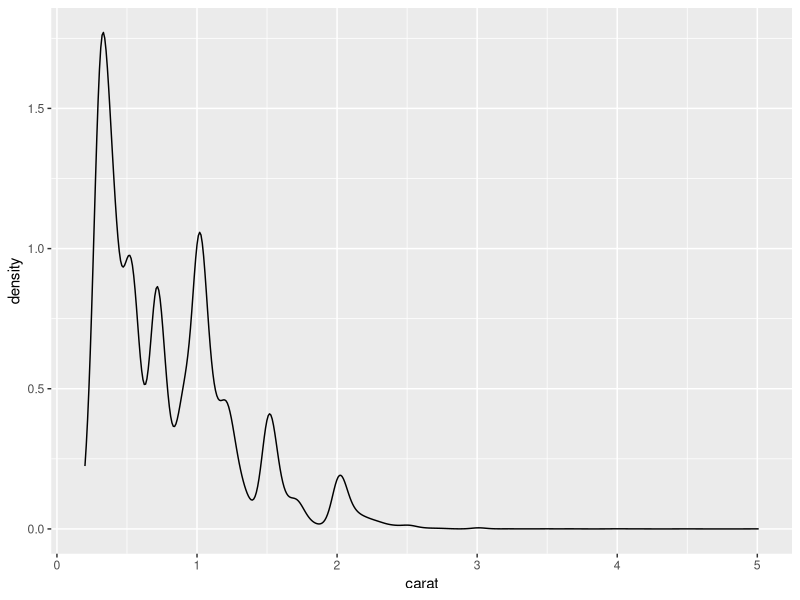
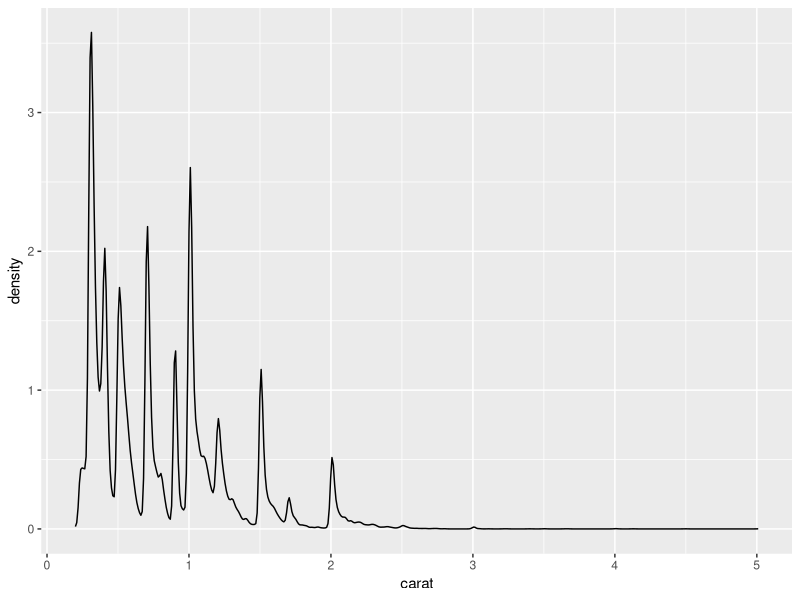
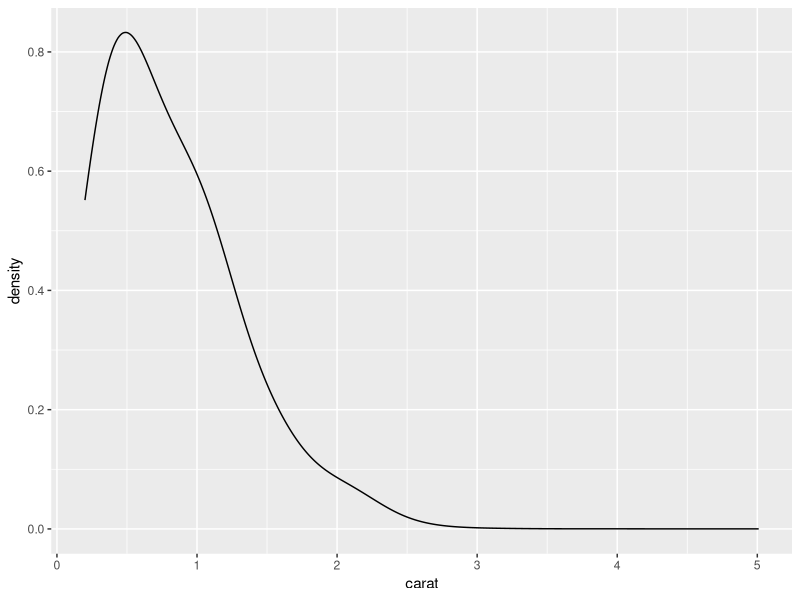
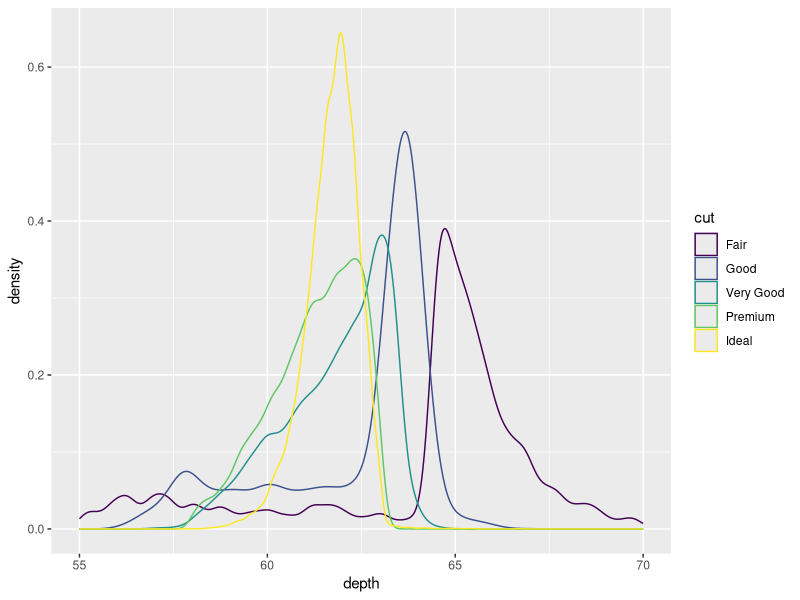
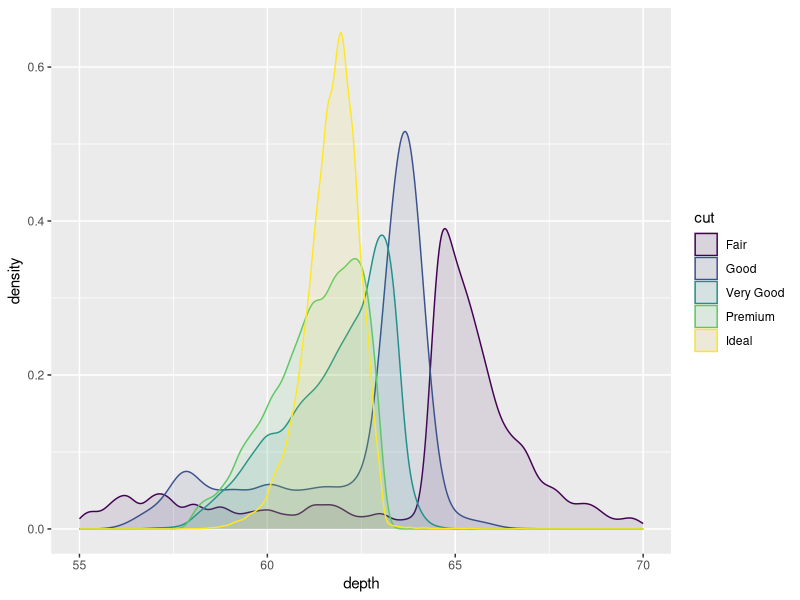
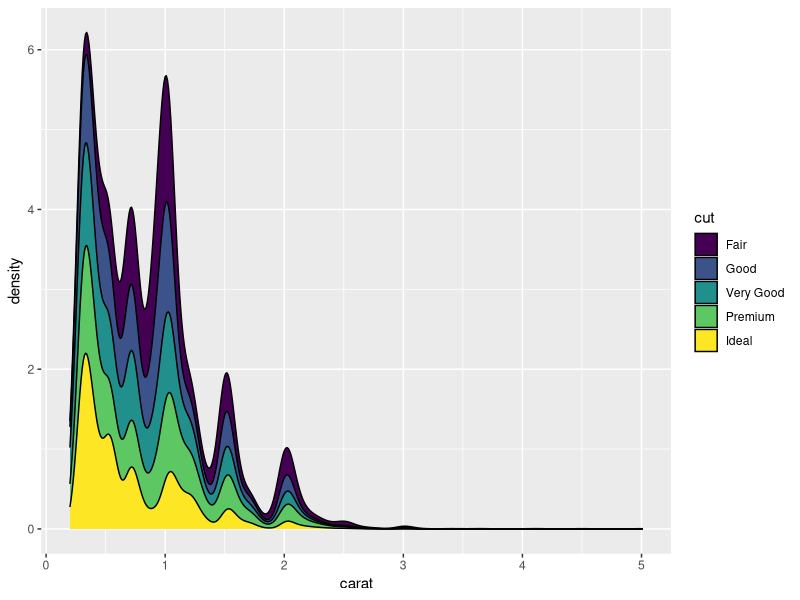
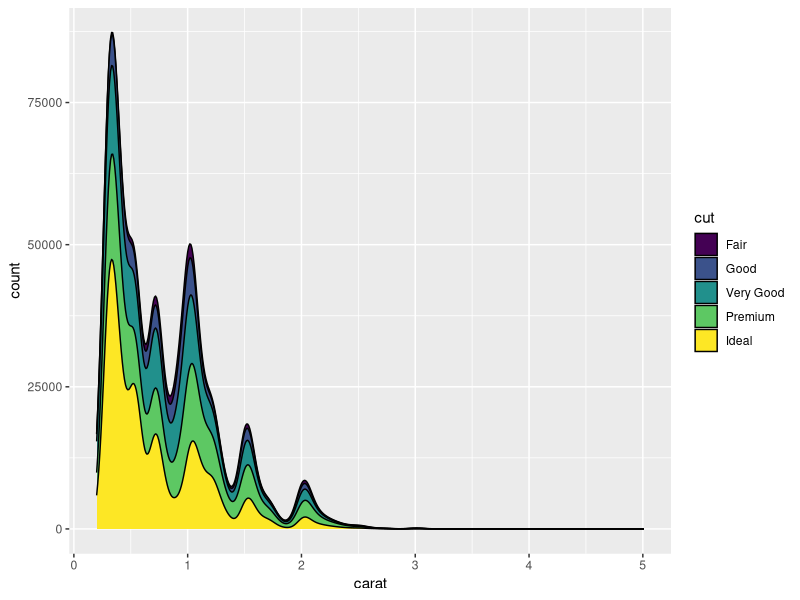
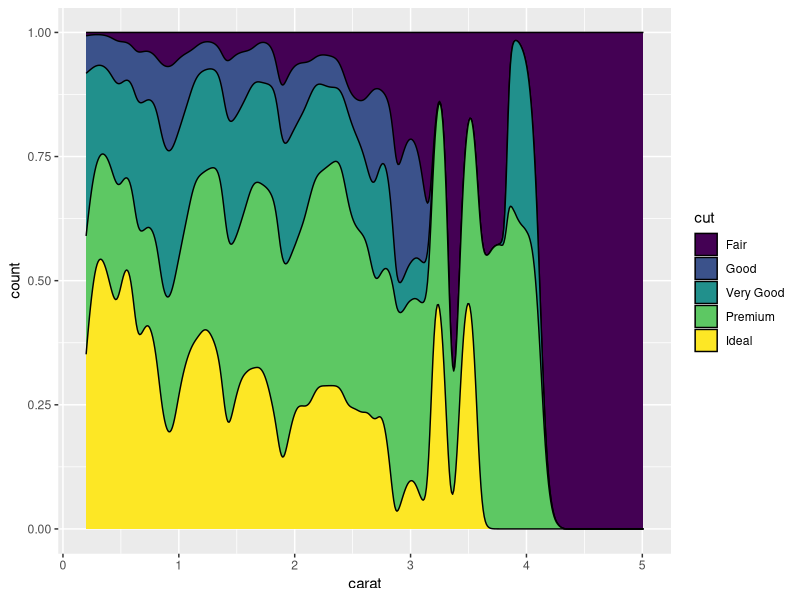

Source code (R) for these figures, in order:
library(ggplot2)


### Name: geom_density
### Title: Smoothed density estimates
### Aliases: geom_density stat_density

### ** Examples

ggplot(diamonds, aes(carat)) +
  geom_density()

ggplot(diamonds, aes(carat)) +
  geom_density(adjust = 1/5)
ggplot(diamonds, aes(carat)) +
  geom_density(adjust = 5)

ggplot(diamonds, aes(depth, colour = cut)) +
  geom_density() +
  xlim(55, 70)
ggplot(diamonds, aes(depth, fill = cut, colour = cut)) +
  geom_density(alpha = 0.1) +
  xlim(55, 70)

## No test: 
# Stacked density plots: if you want to create a stacked density plot, you
# probably want to 'count' (density * n) variable instead of the default
# density

# Loses marginal densities
ggplot(diamonds, aes(carat, fill = cut)) +
  geom_density(position = "stack")
# Preserves marginal densities
ggplot(diamonds, aes(carat, stat(count), fill = cut)) +
  geom_density(position = "stack")

# You can use position="fill" to produce a conditional density estimate
ggplot(diamonds, aes(carat, stat(count), fill = cut)) +
  geom_density(position = "fill")
## End(No test)
